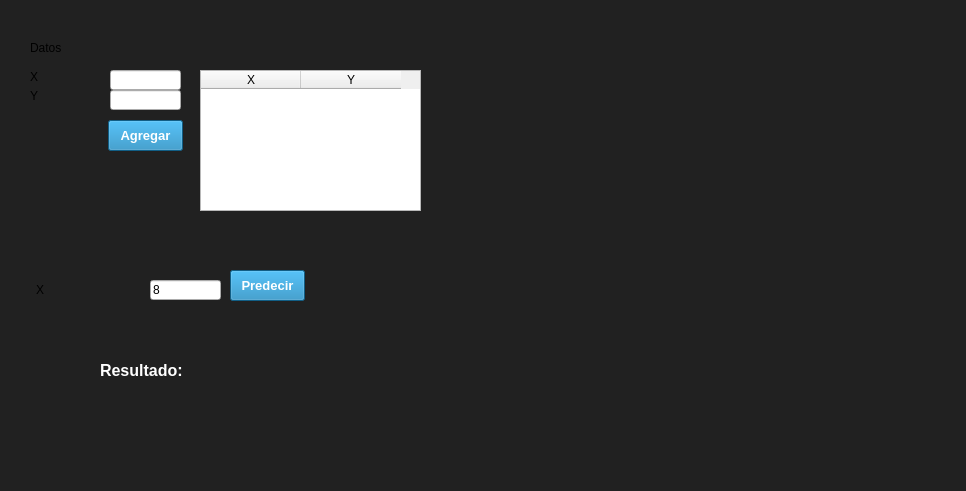
<?xml version="1.0" encoding="UTF-8"?>
<ui version="4.0">
 <class>PrincipalReg</class>
 <widget class="QWidget" name="PrincipalReg">
  <property name="geometry">
   <rect>
    <x>0</x>
    <y>0</y>
    <width>966</width>
    <height>491</height>
   </rect>
  </property>
  <property name="windowTitle">
   <string>Form</string>
  </property>
  <property name="styleSheet">
   <string notr="true">#PrincipalReg{
	background:#212121;
}

.QLabel{
	background:#212121;
}

.QLineEdit{
	
	font: 75 7.5pt &quot;Arial&quot;;
}
.QPushButton{
	font-family: Arial, Verdana;
	color:#ffffff;
	background-color: #1883BA;
	padding:5px;
	font-weight: 600;
	font-size: 13px;
}
</string>
  </property>
  <widget class="QLabel" name="label_7">
   <property name="geometry">
    <rect>
     <x>30</x>
     <y>40</y>
     <width>231</width>
     <height>16</height>
    </rect>
   </property>
   <property name="text">
    <string>Datos</string>
   </property>
  </widget>
  <widget class="QLabel" name="label_11">
   <property name="geometry">
    <rect>
     <x>30</x>
     <y>80</y>
     <width>71</width>
     <height>31</height>
    </rect>
   </property>
   <property name="text">
    <string>Y</string>
   </property>
  </widget>
  <widget class="QLabel" name="label_8">
   <property name="geometry">
    <rect>
     <x>30</x>
     <y>70</y>
     <width>47</width>
     <height>13</height>
    </rect>
   </property>
   <property name="text">
    <string>X</string>
   </property>
  </widget>
  <widget class="QPushButton" name="btnAgregarDatos">
   <property name="geometry">
    <rect>
     <x>108</x>
     <y>120</y>
     <width>75</width>
     <height>31</height>
    </rect>
   </property>
   <property name="text">
    <string>Agregar</string>
   </property>
  </widget>
  <widget class="QTableWidget" name="tabla_datos">
   <property name="enabled">
    <bool>true</bool>
   </property>
   <property name="geometry">
    <rect>
     <x>200</x>
     <y>70</y>
     <width>221</width>
     <height>141</height>
    </rect>
   </property>
   <property name="cursor" stdset="0">
    <cursorShape>PointingHandCursor</cursorShape>
   </property>
   <property name="statusTip">
    <string/>
   </property>
   <property name="editTriggers">
    <set>QAbstractItemView::NoEditTriggers</set>
   </property>
   <property name="dragDropOverwriteMode">
    <bool>true</bool>
   </property>
   <property name="rowCount">
    <number>0</number>
   </property>
   <property name="columnCount">
    <number>2</number>
   </property>
   <column>
    <property name="text">
     <string>X</string>
    </property>
   </column>
   <column>
    <property name="text">
     <string>Y</string>
    </property>
   </column>
  </widget>
  <widget class="QLineEdit" name="txtCantidad">
   <property name="geometry">
    <rect>
     <x>110</x>
     <y>90</y>
     <width>71</width>
     <height>20</height>
    </rect>
   </property>
  </widget>
  <widget class="QLineEdit" name="txtSemana">
   <property name="geometry">
    <rect>
     <x>110</x>
     <y>70</y>
     <width>71</width>
     <height>20</height>
    </rect>
   </property>
  </widget>
  <widget class="QLabel" name="grafico">
   <property name="geometry">
    <rect>
     <x>460</x>
     <y>70</y>
     <width>441</width>
     <height>261</height>
    </rect>
   </property>
   <property name="text">
    <string/>
   </property>
  </widget>
  <widget class="QLabel" name="label_9">
   <property name="geometry">
    <rect>
     <x>36</x>
     <y>280</y>
     <width>101</width>
     <height>20</height>
    </rect>
   </property>
   <property name="text">
    <string>X</string>
   </property>
  </widget>
  <widget class="QLineEdit" name="txtValor">
   <property name="geometry">
    <rect>
     <x>150</x>
     <y>280</y>
     <width>71</width>
     <height>20</height>
    </rect>
   </property>
   <property name="text">
    <string>8</string>
   </property>
  </widget>
  <widget class="QLabel" name="resultado">
   <property name="geometry">
    <rect>
     <x>100</x>
     <y>360</y>
     <width>331</width>
     <height>20</height>
    </rect>
   </property>
   <property name="font">
    <font>
     <pointsize>12</pointsize>
     <weight>75</weight>
     <bold>true</bold>
    </font>
   </property>
   <property name="styleSheet">
    <string notr="true">color: rgb(255, 255, 255);</string>
   </property>
   <property name="text">
    <string>Resultado:</string>
   </property>
  </widget>
  <widget class="QPushButton" name="btnPredecir">
   <property name="geometry">
    <rect>
     <x>230</x>
     <y>270</y>
     <width>75</width>
     <height>31</height>
    </rect>
   </property>
   <property name="text">
    <string>Predecir</string>
   </property>
  </widget>
 </widget>
 <tabstops>
  <tabstop>txtSemana</tabstop>
  <tabstop>txtCantidad</tabstop>
  <tabstop>btnAgregarDatos</tabstop>
  <tabstop>txtValor</tabstop>
  <tabstop>btnPredecir</tabstop>
  <tabstop>tabla_datos</tabstop>
 </tabstops>
 <resources/>
 <connections/>
</ui>
